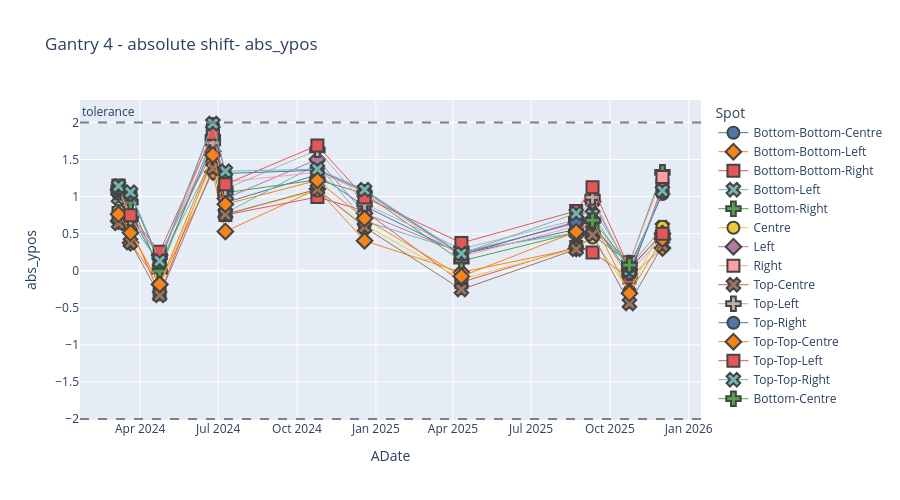

The notebook cell saved with this chart:
### Code cell
plotly_spot_position(sub_df, "abs_ypos", "Gantry 4", "XRV-4000", 70, 0, 24)

### Figure 1 — Plotly figure (JSON) as saved in the notebook; plotly's stock layout.template omitted (floating-point values rounded to 4 significant figures)
{"data": [{"hovertemplate": "Spot=Bottom-Bottom-Centre<br>ADate=%{x}<br>abs_ypos=%{y}<extra></extra>", "legendgroup": "Bottom-Bottom-Centre", "line": {"width": 1}, "marker": {"color": "#4C78A8", "line": {"width": 2}, "size": 12, "symbol": "circle"}, "mode": "markers+lines", "name": "Bottom-Bottom-Centre", "orientation": "v", "showlegend": true, "type": "scatter", "x": ["2024-03-06T18:31:55.000000000", "2024-03-20T17:06:19.000000000", "2024-04-23T17:34:57.000000000", "2024-06-24T19:07:29.000000000", "2024-07-09T09:29:40.000000000", "2024-10-24T18:22:30.000000000", "2024-12-18T18:46:12.000000000", "2025-04-10T19:05:24.000000000", "2025-08-22T17:24:40.000000000", "2025-09-10T19:20:56.000000000", "2025-10-23T20:19:28.000000000", "2025-12-01T08:33:29.000000000"], "xaxis": "x", "y": [1.026, 0.7528, 0.0603, 1.704, 0.9183, 1.293, 0.8736, 0.2236, 0.5569, 0.6087, 0.0587, 1.034], "yaxis": "y"}, {"hovertemplate": "Spot=Bottom-Bottom-Left<br>ADate=%{x}<br>abs_ypos=%{y}<extra></extra>", "legendgroup": "Bottom-Bottom-Left", "line": {"width": 1}, "marker": {"color": "#F58518", "line": {"width": 2}, "size": 12, "symbol": "diamond"}, "mode": "markers+lines", "name": "Bottom-Bottom-Left", "orientation": "v", "showlegend": true, "type": "scatter", "x": ["2024-03-06T18:31:55.000000000", "2024-03-20T17:06:19.000000000", "2024-04-23T17:34:57.000000000", "2024-06-24T19:07:29.000000000", "2024-07-09T09:29:40.000000000", "2024-10-24T18:22:30.000000000", "2024-12-18T18:46:12.000000000", "2025-04-10T19:05:24.000000000", "2025-08-22T17:24:40.000000000", "2025-09-10T19:20:56.000000000", "2025-10-23T20:19:28.000000000", "2025-12-01T08:33:29.000000000"], "xaxis": "x", "y": [0.6681, 0.3779, -0.185, 1.331, 0.5298, 1.101, 0.4046, -0.0212, 0.298, 0.6613, -0.093, 0.3075], "yaxis": "y"}, {"hovertemplate": "Spot=Bottom-Bottom-Right<br>ADate=%{x}<br>abs_ypos=%{y}<extra></extra>", "legendgroup": "Bottom-Bottom-Right", "line": {"width": 1}, "marker": {"color": "#E45756", "line": {"width": 2}, "size": 12, "symbol": "square"}, "mode": "markers+lines", "name": "Bottom-Bottom-Right", "orientation": "v", "showlegend": true, "type": "scatter", "x": ["2024-03-06T18:31:55.000000000", "2024-03-20T17:06:19.000000000", "2024-04-23T17:34:57.000000000", "2024-06-24T19:07:29.000000000", "2024-07-09T09:29:40.000000000", "2024-10-24T18:22:30.000000000", "2024-12-18T18:46:12.000000000", "2025-04-10T19:05:24.000000000", "2025-08-22T17:24:40.000000000", "2025-09-10T19:20:56.000000000", "2025-10-23T20:19:28.000000000", "2025-12-01T08:33:29.000000000"], "xaxis": "x", "y": [0.7797, 0.5872, -0.3171, 1.529, 0.7525, 0.9937, 0.8059, -0.1554, 0.3194, 0.247, -0.0924, 1.145], "yaxis": "y"}, {"hovertemplate": "Spot=Bottom-Left<br>ADate=%{x}<br>abs_ypos=%{y}<extra></extra>", "legendgroup": "Bottom-Left", "line": {"width": 1}, "marker": {"color": "#72B7B2", "line": {"width": 2}, "size": 12, "symbol": "x"}, "mode": "markers+lines", "name": "Bottom-Left", "orientation": "v", "showlegend": true, "type": "scatter", "x": ["2024-03-06T18:31:55.000000000", "2024-03-20T17:06:19.000000000", "2024-04-23T17:34:57.000000000", "2024-06-24T19:07:29.000000000", "2024-07-09T09:29:40.000000000", "2024-10-24T18:22:30.000000000", "2024-12-18T18:46:12.000000000", "2025-04-10T19:05:24.000000000", "2025-08-22T17:24:40.000000000", "2025-09-10T19:20:56.000000000", "2025-10-23T20:19:28.000000000", "2025-12-01T08:33:29.000000000"], "xaxis": "x", "y": [0.9842, 0.6441, 0.1045, 1.512, 0.7761, 1.434, 0.6712, 0.2601, 0.5126, 0.8474, 0.0556, 0.5842], "yaxis": "y"}, {"hovertemplate": "Spot=Bottom-Right<br>ADate=%{x}<br>abs_ypos=%{y}<extra></extra>", "legendgroup": "Bottom-Right", "line": {"width": 1}, "marker": {"color": "#54A24B", "line": {"width": 2}, "size": 12, "symbol": "cross"}, "mode": "markers+lines", "name": "Bottom-Right", "orientation": "v", "showlegend": true, "type": "scatter", "x": ["2024-03-06T18:31:55.000000000", "2024-03-20T17:06:19.000000000", "2024-04-23T17:34:57.000000000", "2024-06-24T19:07:29.000000000", "2024-07-09T09:29:40.000000000", "2024-10-24T18:22:30.000000000", "2024-12-18T18:46:12.000000000", "2025-04-10T19:05:24.000000000", "2025-08-22T17:24:40.000000000", "2025-09-10T19:20:56.000000000", "2025-10-23T20:19:28.000000000", "2025-12-01T08:33:29.000000000"], "xaxis": "x", "y": [1.058, 0.9263, -0.0059, 1.798, 1.052, 1.226, 1.04, 0.1305, 0.5153, 0.4841, 0.105, 1.327], "yaxis": "y"}, {"hovertemplate": "Spot=Centre<br>ADate=%{x}<br>abs_ypos=%{y}<extra></extra>", "legendgroup": "Centre", "line": {"width": 1}, "marker": {"color": "#EECA3B", "line": {"width": 2}, "size": 12, "symbol": "circle"}, "mode": "markers+lines", "name": "Centre", "orientation": "v", "showlegend": true, "type": "scatter", "x": ["2024-03-06T18:31:55.000000000", "2024-03-20T17:06:19.000000000", "2024-04-23T17:34:57.000000000", "2024-06-24T19:07:29.000000000", "2024-07-09T09:29:40.000000000", "2024-10-24T18:22:30.000000000", "2024-12-18T18:46:12.000000000", "2025-04-10T19:05:24.000000000", "2025-08-22T17:24:40.000000000", "2025-09-10T19:20:56.000000000", "2025-10-23T20:19:28.000000000", "2025-12-01T08:33:29.000000000"], "xaxis": "x", "y": [0.8071, 0.55, -0.1986, 1.466, 0.7653, 1.081, 0.6182, -0.1158, 0.3007, 0.4466, -0.2765, 0.5914], "yaxis": "y"}, {"hovertemplate": "Spot=Left<br>ADate=%{x}<br>abs_ypos=%{y}<extra></extra>", "legendgroup": "Left", "line": {"width": 1}, "marker": {"color": "#B279A2", "line": {"width": 2}, "size": 12, "symbol": "diamond"}, "mode": "markers+lines", "name": "Left", "orientation": "v", "showlegend": true, "type": "scatter", "x": ["2024-03-06T18:31:55.000000000", "2024-03-20T17:06:19.000000000", "2024-04-23T17:34:57.000000000", "2024-06-24T19:07:29.000000000", "2024-07-09T09:29:40.000000000", "2024-10-24T18:22:30.000000000", "2024-12-18T18:46:12.000000000", "2025-04-10T19:05:24.000000000", "2025-08-22T17:24:40.000000000", "2025-09-10T19:20:56.000000000", "2025-10-23T20:19:28.000000000", "2025-12-01T08:33:29.000000000"], "xaxis": "x", "y": [1.095, 0.7192, 0.2108, 1.612, 0.9731, 1.502, 0.775, 0.2393, 0.6398, 0.9344, 0.0174, 0.5026], "yaxis": "y"}, {"hovertemplate": "Spot=Right<br>ADate=%{x}<br>abs_ypos=%{y}<extra></extra>", "legendgroup": "Right", "line": {"width": 1}, "marker": {"color": "#FF9DA6", "line": {"width": 2}, "size": 12, "symbol": "square"}, "mode": "markers+lines", "name": "Right", "orientation": "v", "showlegend": true, "type": "scatter", "x": ["2024-03-06T18:31:55.000000000", "2024-03-20T17:06:19.000000000", "2024-04-23T17:34:57.000000000", "2024-06-24T19:07:29.000000000", "2024-07-09T09:29:40.000000000", "2024-10-24T18:22:30.000000000", "2024-12-18T18:46:12.000000000", "2025-04-10T19:05:24.000000000", "2025-08-22T17:24:40.000000000", "2025-09-10T19:20:56.000000000", "2025-10-23T20:19:28.000000000", "2025-12-01T08:33:29.000000000"], "xaxis": "x", "y": [1.138, 1.025, 0.1109, 1.88, 1.196, 1.328, 1.062, 0.1907, 0.6013, 0.5942, 0.113, 1.264], "yaxis": "y"}, {"hovertemplate": "Spot=Top-Centre<br>ADate=%{x}<br>abs_ypos=%{y}<extra></extra>", "legendgroup": "Top-Centre", "line": {"width": 1}, "marker": {"color": "#9D755D", "line": {"width": 2}, "size": 12, "symbol": "x"}, "mode": "markers+lines", "name": "Top-Centre", "orientation": "v", "showlegend": true, "type": "scatter", "x": ["2024-03-06T18:31:55.000000000", "2024-03-20T17:06:19.000000000", "2024-04-23T17:34:57.000000000", "2024-06-24T19:07:29.000000000", "2024-07-09T09:29:40.000000000", "2024-10-24T18:22:30.000000000", "2024-12-18T18:46:12.000000000", "2025-04-10T19:05:24.000000000", "2025-08-22T17:24:40.000000000", "2025-09-10T19:20:56.000000000", "2025-10-23T20:19:28.000000000", "2025-12-01T08:33:29.000000000"], "xaxis": "x", "y": [0.6386, 0.3791, -0.3323, 1.38, 0.7588, 1.1, 0.5882, -0.2526, 0.2893, 0.4829, -0.4416, 0.3394], "yaxis": "y"}, {"hovertemplate": "Spot=Top-Left<br>ADate=%{x}<br>abs_ypos=%{y}<extra></extra>", "legendgroup": "Top-Left", "line": {"width": 1}, "marker": {"color": "#BAB0AC", "line": {"width": 2}, "size": 12, "symbol": "cross"}, "mode": "markers+lines", "name": "Top-Left", "orientation": "v", "showlegend": true, "type": "scatter", "x": ["2024-03-06T18:31:55.000000000", "2024-03-20T17:06:19.000000000", "2024-04-23T17:34:57.000000000", "2024-06-24T19:07:29.000000000", "2024-07-09T09:29:40.000000000", "2024-10-24T18:22:30.000000000", "2024-12-18T18:46:12.000000000", "2025-04-10T19:05:24.000000000", "2025-08-22T17:24:40.000000000", "2025-09-10T19:20:56.000000000", "2025-10-23T20:19:28.000000000", "2025-12-01T08:33:29.000000000"], "xaxis": "x", "y": [1.115, 0.6984, 0.1931, 1.723, 1.102, 1.629, 0.9035, 0.2933, 0.687, 0.9905, -0.0266, 0.45], "yaxis": "y"}, {"hovertemplate": "Spot=Top-Right<br>ADate=%{x}<br>abs_ypos=%{y}<extra></extra>", "legendgroup": "Top-Right", "line": {"width": 1}, "marker": {"color": "#4C78A8", "line": {"width": 2}, "size": 12, "symbol": "circle"}, "mode": "markers+lines", "name": "Top-Right", "orientation": "v", "showlegend": true, "type": "scatter", "x": ["2024-03-06T18:31:55.000000000", "2024-03-20T17:06:19.000000000", "2024-04-23T17:34:57.000000000", "2024-06-24T19:07:29.000000000", "2024-07-09T09:29:40.000000000", "2024-10-24T18:22:30.000000000", "2024-12-18T18:46:12.000000000", "2025-04-10T19:05:24.000000000", "2025-08-22T17:24:40.000000000", "2025-09-10T19:20:56.000000000", "2025-10-23T20:19:28.000000000", "2025-12-01T08:33:29.000000000"], "xaxis": "x", "y": [1.117, 1.027, 0.1184, 1.978, 1.312, 1.355, 1.077, 0.2162, 0.6605, 0.6408, -0.0341, 1.061], "yaxis": "y"}, {"hovertemplate": "Spot=Top-Top-Centre<br>ADate=%{x}<br>abs_ypos=%{y}<extra></extra>", "legendgroup": "Top-Top-Centre", "line": {"width": 1}, "marker": {"color": "#F58518", "line": {"width": 2}, "size": 12, "symbol": "diamond"}, "mode": "markers+lines", "name": "Top-Top-Centre", "orientation": "v", "showlegend": true, "type": "scatter", "x": ["2024-03-06T18:31:55.000000000", "2024-03-20T17:06:19.000000000", "2024-04-23T17:34:57.000000000", "2024-06-24T19:07:29.000000000", "2024-07-09T09:29:40.000000000", "2024-10-24T18:22:30.000000000", "2024-12-18T18:46:12.000000000", "2025-04-10T19:05:24.000000000", "2025-08-22T17:24:40.000000000", "2025-09-10T19:20:56.000000000", "2025-10-23T20:19:28.000000000", "2025-12-01T08:33:29.000000000"], "xaxis": "x", "y": [0.7618, 0.5113, -0.1833, 1.562, 0.8967, 1.218, 0.7039, -0.0766, 0.5254, 0.6807, -0.3045, 0.4277], "yaxis": "y"}, {"hovertemplate": "Spot=Top-Top-Left<br>ADate=%{x}<br>abs_ypos=%{y}<extra></extra>", "legendgroup": "Top-Top-Left", "line": {"width": 1}, "marker": {"color": "#E45756", "line": {"width": 2}, "size": 12, "symbol": "square"}, "mode": "markers+lines", "name": "Top-Top-Left", "orientation": "v", "showlegend": true, "type": "scatter", "x": ["2024-03-06T18:31:55.000000000", "2024-03-20T17:06:19.000000000", "2024-04-23T17:34:57.000000000", "2024-06-24T19:07:29.000000000", "2024-07-09T09:29:40.000000000", "2024-10-24T18:22:30.000000000", "2024-12-18T18:46:12.000000000", "2025-04-10T19:05:24.000000000", "2025-08-22T17:24:40.000000000", "2025-09-10T19:20:56.000000000", "2025-10-23T20:19:28.000000000", "2025-12-01T08:33:29.000000000"], "xaxis": "x", "y": [1.149, 0.7495, 0.2546, 1.847, 1.166, 1.689, 0.9887, 0.3747, 0.8056, 1.127, 0.0354, 0.4995], "yaxis": "y"}, {"hovertemplate": "Spot=Top-Top-Right<br>ADate=%{x}<br>abs_ypos=%{y}<extra></extra>", "legendgroup": "Top-Top-Right", "line": {"width": 1}, "marker": {"color": "#72B7B2", "line": {"width": 2}, "size": 12, "symbol": "x"}, "mode": "markers+lines", "name": "Top-Top-Right", "orientation": "v", "showlegend": true, "type": "scatter", "x": ["2024-03-06T18:31:55.000000000", "2024-03-20T17:06:19.000000000", "2024-04-23T17:34:57.000000000", "2024-06-24T19:07:29.000000000", "2024-07-09T09:29:40.000000000", "2024-10-24T18:22:30.000000000", "2024-12-18T18:46:12.000000000", "2025-04-10T19:05:24.000000000", "2025-08-22T17:24:40.000000000", "2025-09-10T19:20:56.000000000", "2025-10-23T20:19:28.000000000", "2025-12-01T08:33:29.000000000"], "xaxis": "x", "y": [1.142, 1.058, 0.1323, 1.986, 1.342, 1.37, 1.093, 0.231, 0.7733, 0.7552, 0.0083, 1.078], "yaxis": "y"}, {"hovertemplate": "Spot=Bottom-Centre<br>ADate=%{x}<br>abs_ypos=%{y}<extra></extra>", "legendgroup": "Bottom-Centre", "line": {"width": 1}, "marker": {"color": "#54A24B", "line": {"width": 2}, "size": 12, "symbol": "cross"}, "mode": "markers+lines", "name": "Bottom-Centre", "orientation": "v", "showlegend": true, "type": "scatter", "x": ["2025-09-10T19:20:56.000000000", "2025-10-23T20:19:28.000000000"], "xaxis": "x", "y": [0.6784, 0.0751], "yaxis": "y"}], "layout": {"annotations": [{"showarrow": false, "text": "tolerance", "x": 0, "xanchor": "left", "xref": "x domain", "y": 2, "yanchor": "bottom", "yref": "y"}], "height": 500, "legend": {"title": {"text": "Spot"}, "tracegroupgap": 0}, "shapes": [{"line": {"color": "grey", "dash": "dash"}, "type": "line", "x0": 0, "x1": 1, "xref": "x domain", "y0": 2, "y1": 2, "yref": "y"}, {"line": {"color": "grey", "dash": "dash"}, "type": "line", "x0": 0, "x1": 1, "xref": "x domain", "y0": -2, "y1": -2, "yref": "y"}], "title": {"text": "Gantry 4 - absolute shift- abs_ypos"}, "xaxis": {"anchor": "y", "domain": [0, 1], "title": {"text": "ADate"}}, "yaxis": {"anchor": "x", "domain": [0, 1], "title": {"text": "abs_ypos"}}}}
